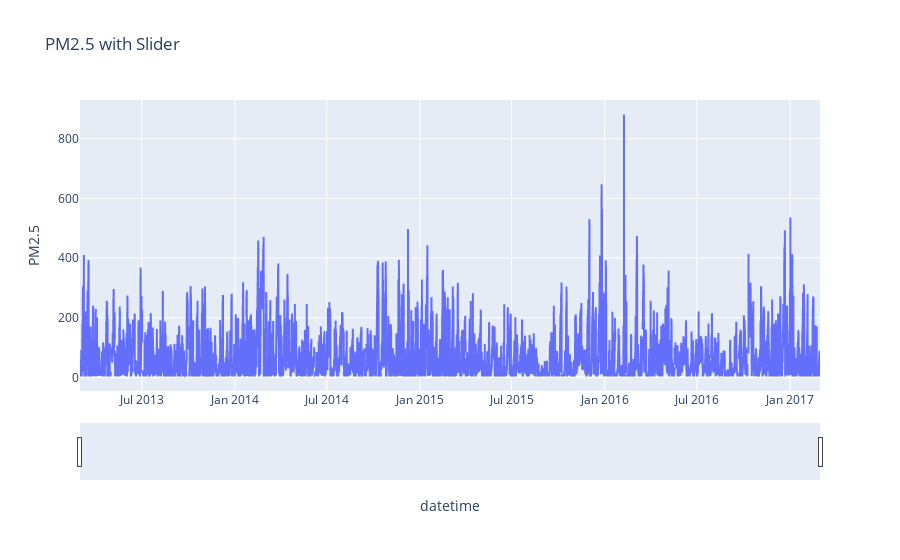

The code cell stored with this chart in its notebook:
### Code cell
fig = px.line(aq_df_non_indexed, x='datetime', y='PM2.5', title="PM2.5 with Slider")

fig.update_xaxes(rangeslider_visible=True)

### Figure 1 — Plotly figure (JSON) as saved in the notebook; plotly's stock layout.template omitted (floating-point values rounded to 4 significant figures; data arrays with more than 128 entries replaced by an {"elided": "..."} marker saying what was removed)
{"data": [{"hovertemplate": "datetime=%{x}<br>PM2.5=%{y}<extra></extra>", "legendgroup": "", "line": {"color": "#636efa", "dash": "solid"}, "marker": {"symbol": "circle"}, "mode": "lines", "name": "", "showlegend": false, "type": "scattergl", "x": {"elided": "35064 str values"}, "xaxis": "x", "y": {"elided": "35064 float values"}, "yaxis": "y"}], "layout": {"legend": {"tracegroupgap": 0}, "title": {"text": "PM2.5 with Slider"}, "xaxis": {"anchor": "y", "domain": [0, 1], "rangeslider": {"visible": true}, "title": {"text": "datetime"}}, "yaxis": {"anchor": "x", "domain": [0, 1], "title": {"text": "PM2.5"}}}}
